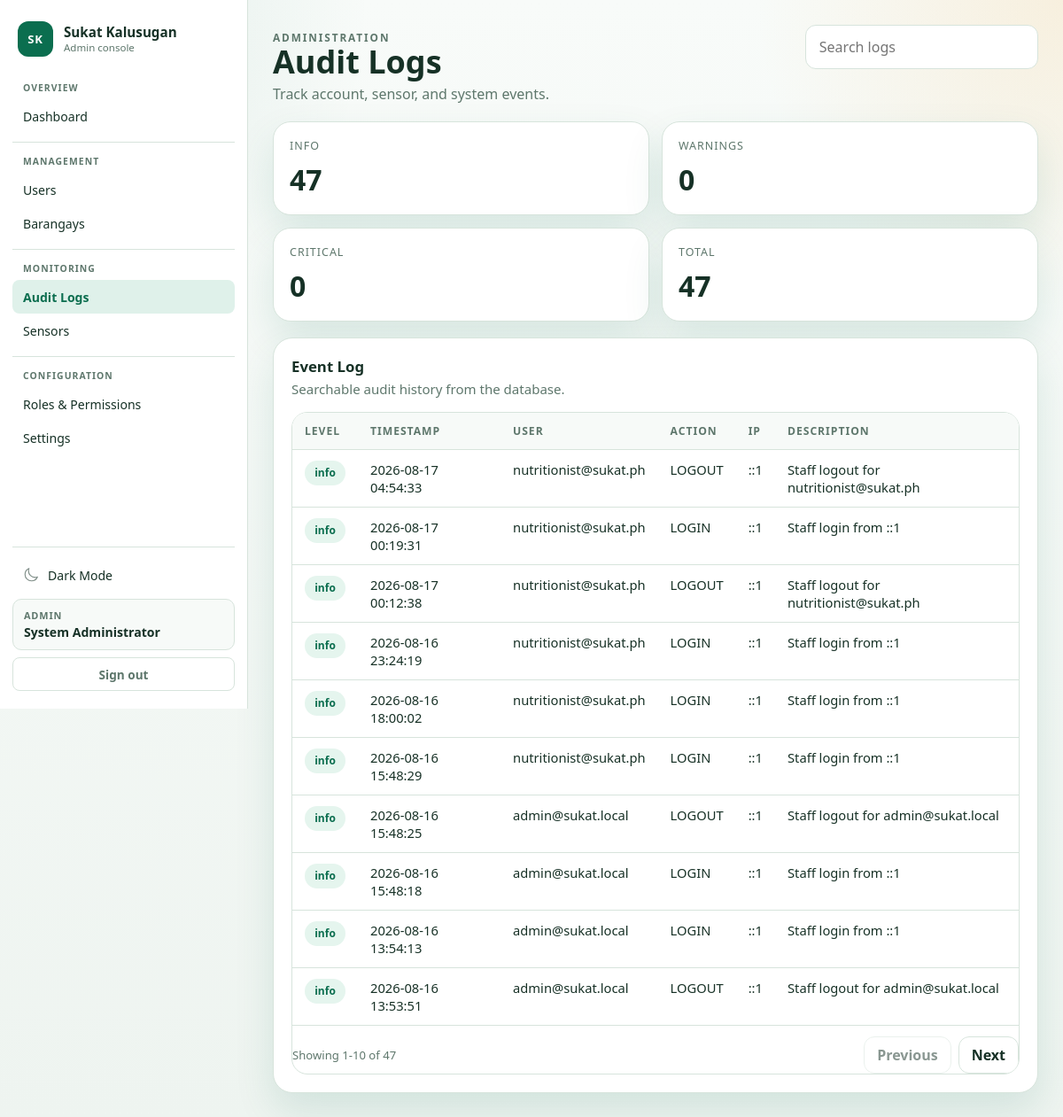
/admin/audit_logs.php (signed in), run on the app's committed database.
### tables this page shows
CREATE TABLE `audit_logs` (
  `id` int(10) UNSIGNED NOT NULL,
  `user_id` int(10) UNSIGNED DEFAULT NULL,
  `action` varchar(150) NOT NULL,
  `level` enum('info','warning','danger') NOT NULL DEFAULT 'info',
  `description` text DEFAULT NULL,
  `ip_address` varchar(45) DEFAULT NULL,
  `created_at` timestamp NOT NULL DEFAULT current_timestamp()
);

### public_html/admin/audit_logs.php (the view, shortened to what this page needs)
<?php
require_once __DIR__ . '/../includes/admin_helpers.php';
$levelCounts = [
    'info' => admin_scalar("SELECT COUNT(*) FROM audit_logs WHERE level = 'info'"),
    'warning' => admin_scalar("SELECT COUNT(*) FROM audit_logs WHERE level = 'warning'"),
    'danger' => admin_scalar("SELECT COUNT(*) FROM audit_logs WHERE level = 'danger'"),
];
$logs = admin_fetch_all(
    'SELECT a.id, a.action, a.level, a.description, a.ip_address, a.created_at, COALESCE(u.email, "System") AS actor
     FROM audit_logs a
     LEFT JOIN users u ON u.id = a.user_id
     ORDER BY a.created_at DESC, a.id DESC'
);
$actions = '<input class="admin-search" type="search" placeholder="Search logs" data-admin-filter="#audit-table">';
?>
<section class="admin-grid-cards">
    <article class="admin-card">
        <div class="admin-stat-label">Info</div>
        <div class="admin-stat-value"><?php echo (int)$levelCounts['info']; ?></div>
    </article>
    <article class="admin-card">
        <div class="admin-stat-label">Warnings</div>
        <div class="admin-stat-value"><?php echo (int)$levelCounts['warning']; ?></div>
    </article>
    <article class="admin-card">
        <div class="admin-stat-label">Critical</div>
        <div class="admin-stat-value"><?php echo (int)$levelCounts['danger']; ?></div>
    </article>
    <article class="admin-card">
        <div class="admin-stat-label">Total</div>
        <div class="admin-stat-value"><?php echo count($logs); ?></div>
    </article>
</section>
<section class="admin-section">
    <div class="admin-section-head">
        <div>
            <h2 class="admin-section-title">Event Log</h2>
            <p class="admin-section-subtitle">Searchable audit history from the database.</p>
        </div>
    </div>
    <div class="admin-table-wrap">
        <table class="admin-table" id="audit-table">
            <thead>
                <tr>
                    <th>Level</th>
                    <th>Timestamp</th>
                    <th>User</th>
                    <th>Action</th>
                    <th>IP</th>
                    <th>Description</th>
                </tr>
            </thead>
            <tbody>
                <?php foreach ($logs as $log): ?>
                    <?php
                    $pillClass = $log['level'] === 'danger' ? 'is-danger' : ($log['level'] === 'warning' ? 'is-warn' : 'is-success');
                    ?>
                    <tr data-filter-text="<?php echo admin_e(strtolower($log['actor'] . ' ' . $log['action'] . ' ' . ($log['description'] ?? ''))); ?>">
                        <td><span class="admin-pill <?php echo $pillClass; ?>"><?php echo admin_e($log['level']); ?></span></td>
                        <td><?php echo admin_e((string)$log['created_at']); ?></td>
                        <td><?php echo admin_e($log['actor']); ?></td>
                        <td><?php echo admin_e($log['action']); ?></td>
                        <td><?php echo admin_e((string)($log['ip_address'] ?? 'n/a')); ?></td>
                        <td><?php echo admin_e($log['description'] ?? ''); ?></td>
                    </tr>
                <?php endforeach; ?>
            </tbody>
        </table>
    </div>
</section>

### public_html/assets/css/app.css (style rules this page uses)
:root { --bg: #f4f7f5; --surface: #ffffff; --surface-alt: #edf7f1; --border: #d8e4dd; --text: #173126; --muted: #5f766c; --primary: #0b6e4f; --primary-strong: #07513a; --accent: #f2a93b; --error: #c93b3b; --shadow: 0 30px 80px rgba(11, 110, 79, 0.12); --radius-xl: 32px; --radius-lg: 22px; --radius-md: 14px; --radius-sm: 10px; --font-display: "Trebuchet MS", "Segoe UI", sans-serif; --font-body: "Segoe UI", "Helvetica Neue", Arial, sans-serif; --field-bg: #ffffff; --flash-error-bg: #fff4f4; --flash-error-border: rgba(201, 59, 59, 0.24); --flash-notice-border: rgba(11, 110, 79, 0.18); --input-focus-border: rgba(11, 110, 79, 0.45); --input-focus-glow: rgba(11, 110, 79, 0.12); --input-placeholder: #8aa299; --page-gradient-start: #f7faf8; }
* { box-sizing: border-box; }
html, body { margin: 0; min-height: 100%; }
body { font-family: var(--font-body); color: var(--text); background: radial-gradient( circle at top left, rgba(11, 110, 79, 0.16), transparent 34% ), radial-gradient( circle at right 20%, rgba(242, 169, 59, 0.16), transparent 28% ), linear-gradient(180deg, var(--page-gradient-start) 0%, var(--bg) 100%); }
button, input, textarea, select { font: inherit; }

### data on the page
audit_logs: level "info", created_at "2026-08-17 04:54:33", actor "nutritionist@sukat.ph", action "LOGOUT", ip_address "::1", description "Staff logout for nutritionist@sukat.ph"
audit_logs: level "info", created_at "2026-08-17 00:19:31", actor "nutritionist@sukat.ph", action "LOGIN", ip_address "::1", description "Staff login from ::1"
audit_logs: level "info", created_at "2026-08-17 00:12:38", actor "nutritionist@sukat.ph", action "LOGOUT", ip_address "::1", description "Staff logout for nutritionist@sukat.ph"
audit_logs: level "info", created_at "2026-08-16 23:24:19", actor "nutritionist@sukat.ph", action "LOGIN", ip_address "::1", description "Staff login from ::1"
audit_logs: level "info", created_at "2026-08-16 18:00:02", actor "nutritionist@sukat.ph", action "LOGIN", ip_address "::1", description "Staff login from ::1"
audit_logs: level "info", created_at "2026-08-16 15:48:29", actor "nutritionist@sukat.ph", action "LOGIN", ip_address "::1", description "Staff login from ::1"
audit_logs: level "info", created_at "2026-08-16 15:48:25", actor "admin@sukat.local", action "LOGOUT", ip_address "::1", description "Staff logout for admin@sukat.local"
audit_logs: level "info", created_at "2026-08-16 15:48:18", actor "admin@sukat.local", action "LOGIN", ip_address "::1", description "Staff login from ::1"
audit_logs: level "info", created_at "2026-08-16 13:54:13", actor "admin@sukat.local", action "LOGIN", ip_address "::1", description "Staff login from ::1"
audit_logs: level "info", created_at "2026-08-16 13:53:51", actor "admin@sukat.local", action "LOGOUT", ip_address "::1", description "Staff logout for admin@sukat.local"

### other printed values
admin_e($group['label']) "OVERVIEW"
admin_e($item['label']) "Dashboard"
admin_e($group['label']) "MANAGEMENT"
admin_e($item['label']) "Users"
admin_e($item['label']) "Barangays"
admin_e($group['label']) "MONITORING"
admin_e($item['label']) "Audit Logs"
admin_e($item['label']) "Sensors"
admin_e($group['label']) "CONFIGURATION"
admin_e($item['label']) "Roles & Permissions"
admin_e($item['label']) "Settings"
admin_e(ucfirst($userRole)) "ADMIN"
admin_e($userName) "System Administrator"
admin_e($title) "Audit Logs"
admin_e($subtitle) "Track account, sensor, and system events."
